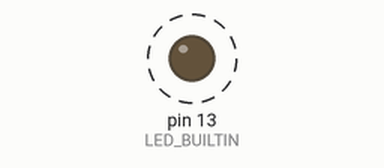
Simulated run of this sketch. Board: Arduino Uno, built with avr-gcc and run on an emulated ATmega328P. Shown: output pins drawn as LEDs (lit = HIGH). Dashed ring = blinking.

Above: at 0.5 s.
Timing chart, 0 to 4.6 s (numbered marks = the images above):
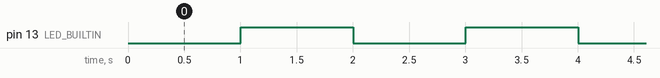

The sketch:

09-2Millis.ino
```cpp
// Example 09 Part 2 Measure Time with Millis

long previousMillis = 0;        // will store last time LED was updated
long interval = 1000;           // interval at which to blink (milliseconds)

void setup() {
  // initialize digital pin LED_BUILTIN as an output.
  pinMode(LED_BUILTIN, OUTPUT);
}

// the loop function runs over and over again forever
void loop() {
  unsigned long currentMillis = millis();

  if(currentMillis - previousMillis > interval) {
    // save the last time you blinked the LED
    previousMillis = currentMillis;
    digitalWrite(LED_BUILTIN, !digitalRead(LED_BUILTIN));
  }
}
```

Measured:
- by itself, pin 13 (LED_BUILTIN): alternates HIGH for 1.0 s and LOW for 1.0 s
